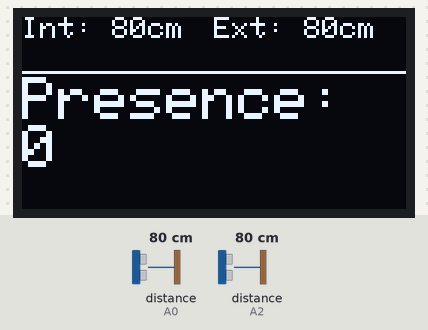
A sketch run on a simulated Arduino Uno, built with avr-gcc and run on an emulated ATmega328P. Parts: 128×64 one-colour display. Wiring (inferred from the names in the program): 2 × ultrasonic range finder: trigger A1, echo A0 / trigger A3, echo A2. Inputs (shaded band) come from the test bench; at power-on: distance to the obstacle (sensors on A0, A2) 80 cm. The echo pulse lasts 58.3 µs per cm.

Above: at 2.2 s.
2.3 s: distance to the obstacle (sensor on A0) set to 2 cm
At 3.4 s:
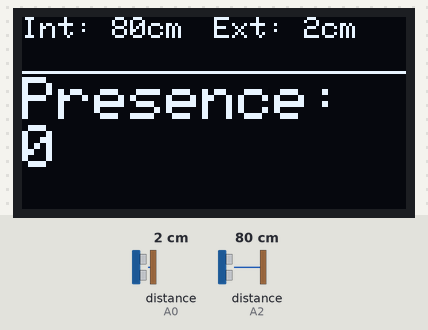
4.0 s: distance to the obstacle (sensor on A2) set to 2 cm
At 5.1 s:
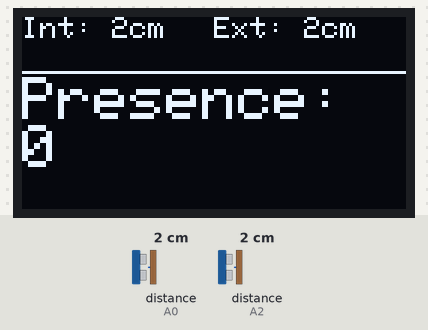
5.6 s: distance to the obstacle (sensor on A0) set to 4 cm
At 6.8 s:
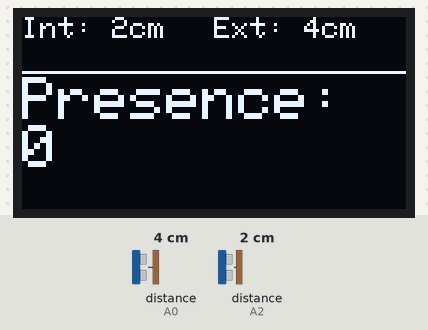
7.2 s: distance to the obstacle (sensor on A2) set to 4 cm
At 8.7 s:
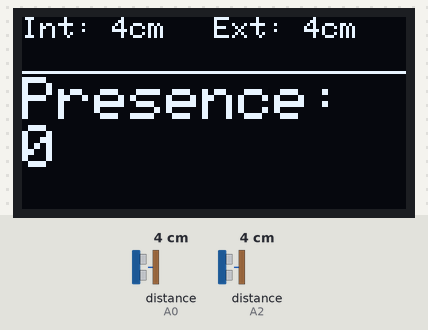
10.5 s: distance to the obstacle (sensor on A0) set to 9 cm
At 11.1 s:
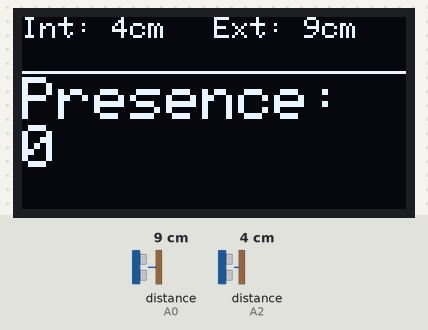
Timing chart, 0 to 13.1 s (numbered marks = the images above; inputs shaded):
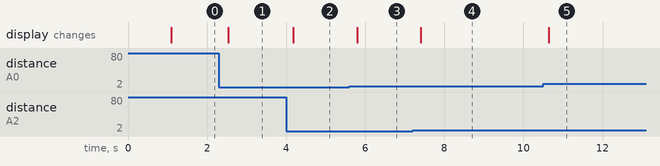

Measured:
- after the input at 2.3 s, the display: changes after 0.23 s (image 1)
- after the input at 4.0 s, the display: changes after 0.18 s (image 2)
- after the input at 5.6 s, the display: changes after 0.19 s (image 3)
- after the input at 7.2 s, the display: changes after 0.21 s (image 4)
- after the input at 10.5 s, the display: changes after 0.14 s (image 5)

The sketch:

code.ino
```cpp
#include <Wire.h>
#include <Adafruit_SSD1306.h>
#include <Adafruit_GFX.h>

#define SCREEN_WIDTH 128
#define SCREEN_HEIGHT 64
#define OLED_RESET -1

Adafruit_SSD1306 display(SCREEN_WIDTH, SCREEN_HEIGHT, &Wire, OLED_RESET);

// Configuration des capteurs
const int trigPinInterieur = A3;
const int echoPinInterieur = A2;
const int trigPinExterieur = A1;
const int echoPinExterieur = A0;

// Variables globales
float distanceInterieur, distanceExterieur;
int presence = 0;
unsigned long dernierPassageExterieur = 0;
unsigned long dernierPassageInterieur = 0;
const unsigned long delaiMax = 1200; // 1,2 s

void setup() {
  // Initialisation série
  Serial.begin(9600);

  // Initialisation capteurs
  pinMode(trigPinInterieur, OUTPUT);
  pinMode(echoPinInterieur, INPUT);
  pinMode(trigPinExterieur, OUTPUT);
  pinMode(echoPinExterieur, INPUT);

  // Initialisation OLED
  if(!display.begin(SSD1306_SWITCHCAPVCC, 0x3C)) {
    Serial.println(F("Erreur OLED"));
    for(;;);
  }
  display.clearDisplay();
  display.setTextSize(1);
  display.setTextColor(WHITE);
  display.setCursor(0,0);
  display.println("Systeme pret");
  display.display();
  delay(1000);
}

float mesureDistance(int trigPin, int echoPin) {
  digitalWrite(trigPin, LOW);
  delayMicroseconds(2);
  digitalWrite(trigPin, HIGH);
  delayMicroseconds(10);
  digitalWrite(trigPin, LOW);
  float duration = pulseIn(echoPin, HIGH);
  return duration / 58.2;
}

void updateDisplay() {
  display.clearDisplay();

  // Affichage des distances
  display.setCursor(0,0);
  display.print("Int: ");
  display.print(distanceInterieur, 0);
  display.print("cm");

  display.setCursor(64,0);
  display.print("Ext: ");
  display.print(distanceExterieur, 0);
  display.print("cm");

  // Affichage de la présence
  display.setCursor(0,20);
  display.setTextSize(2);
  display.print("Presence: ");
  display.println(presence);
  display.setTextSize(1);

  // Ajout d'une ligne de séparation
  display.drawLine(0, 18, 128, 18, WHITE);

  display.display();
}

void loop() {
  // Mesure des distances
  distanceInterieur = mesureDistance(trigPinInterieur, echoPinInterieur);
  distanceExterieur = mesureDistance(trigPinExterieur, echoPinExterieur);

  // Logique de détection de présence
  if (distanceExterieur < 40) {
    dernierPassageExterieur = millis();
  }

  if (distanceInterieur < 40 && dernierPassageExterieur > 0 &&
      (millis() - dernierPassageExterieur) < delaiMax) {
    presence++;
    dernierPassageExterieur = 0;
  }

  if (distanceInterieur < 40) {
    dernierPassageInterieur = millis();
  }

  if (distanceExterieur < 40 && dernierPassageInterieur > 0 &&
      (millis() - dernierPassageInterieur) < delaiMax) {
    presence--;
    dernierPassageInterieur = 0;
  }

  // Mise à jour de l'affichage
  updateDisplay();

  // Interface série
  if (Serial.available() > 0) {
    if (Serial.read() == 'p') {
      Serial.print("Presence=");
      Serial.println(presence);
    }
    while (Serial.available() > 0) Serial.read();
  }

  delay(200);
}
```
